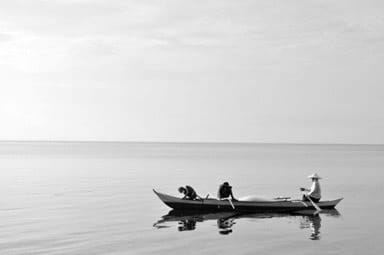
#> input picture Scene.jpg, 384 x 255 px
$ python 07042025.py
#> lines starting #> are read from the running program, lines starting #| are printed output that depends on the picture; after the words box and inside, x2 and y2 are one past the last pixel; in counts of white or black regions, pixels touching at a corner belong together
import cv2
import numpy as np
import matplotlib.pyplot as plt

image = cv2.imread('Scene.jpg')
#> image is the input picture: shape (255, 384, 3); min 0, max 255, mean 208.4
if image is None:
    raise FileNotFoundError("Scene.jpg not found in the working directory.")

b, g, r = cv2.split(image)

low_threshold = 50
high_threshold = 150

edges_b = cv2.Canny(b, low_threshold, high_threshold)
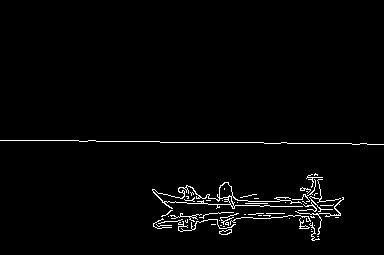
#> edges_b: shape (255, 384); 2.1% white in thin lines or dots, all inside (x1, y1, x2, y2) = (0, 140, 384, 241)
edges_g = cv2.Canny(g, low_threshold, high_threshold)
edges_r = cv2.Canny(r, low_threshold, high_threshold)

edges_merged = cv2.merge((edges_b, edges_g, edges_r))

def plot_image_and_histogram(title, img, is_gray=False):
#> called with title = 'Original', is_gray = False
    plt.figure(figsize=(10, 4))

    plt.subplot(1, 2, 1)
    if is_gray:
        plt.imshow(img, cmap='gray')
    else:
        plt.imshow(cv2.cvtColor(img, cv2.COLOR_BGR2RGB))
    plt.title(f'{title} Image')
    plt.axis('off')

    plt.subplot(1, 2, 2)
    if is_gray:
        plt.hist(img.ravel(), 256, [0, 256], color='black')
    else:
        colors = ('b', 'g', 'r')
        for i, col in enumerate(colors):
            plt.hist(img[:, :, i].ravel(), 256, [0, 256], color=col, alpha=0.5)
    plt.title(f'{title} Histogram')
    plt.tight_layout()
    plt.show()
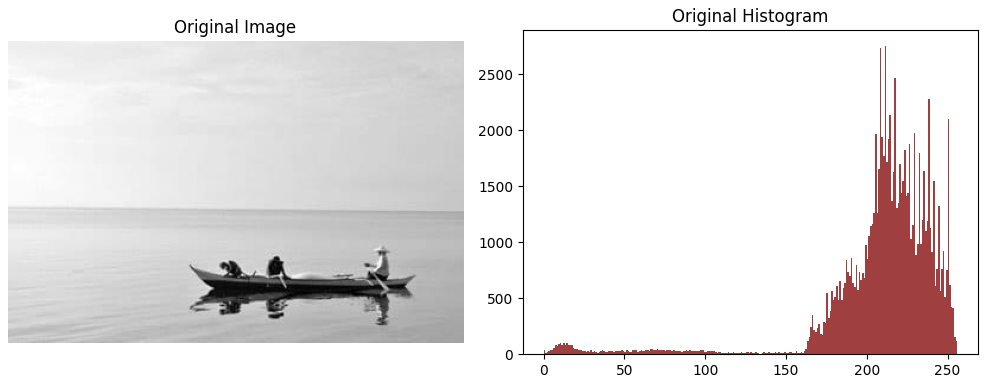
#> figure drawn by matplotlib, 2 panels; panel 2: tallest bar 2756 high, from x = 211 to 212; panel 2: tallest bar 2756 high, from x = 211 to 212; panel 2: tallest bar 2756 high, from x = 211 to 212

plot_image_and_histogram("Original", image)
plot_image_and_histogram("Canny Edge Detected", edges_merged, is_gray=False)
#> call 2 of plot_image_and_histogram, with title = 'Canny Edge Detected', is_gray = False
#> in plot_image_and_histogram (call 2), `plt.show()`:
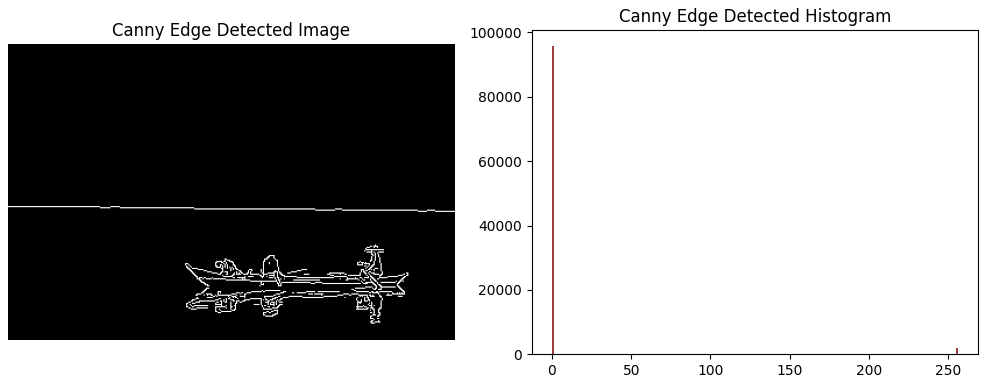
#> figure drawn by matplotlib, 2 panels; panel 2: tallest bar 95868 high, from x = 0 to 1; panel 2: tallest bar 95868 high, from x = 0 to 1; panel 2: tallest bar 95868 high, from x = 0 to 1
